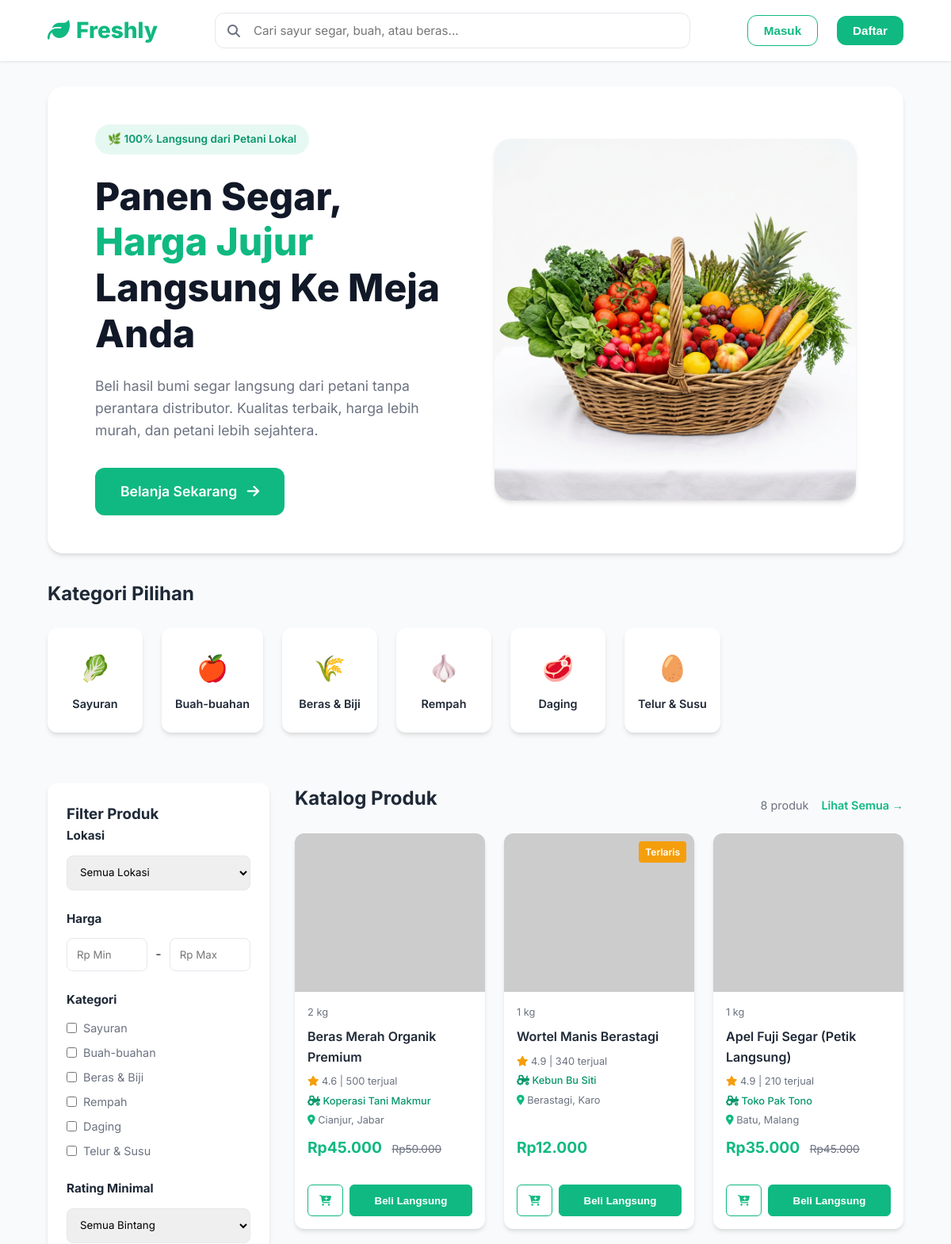
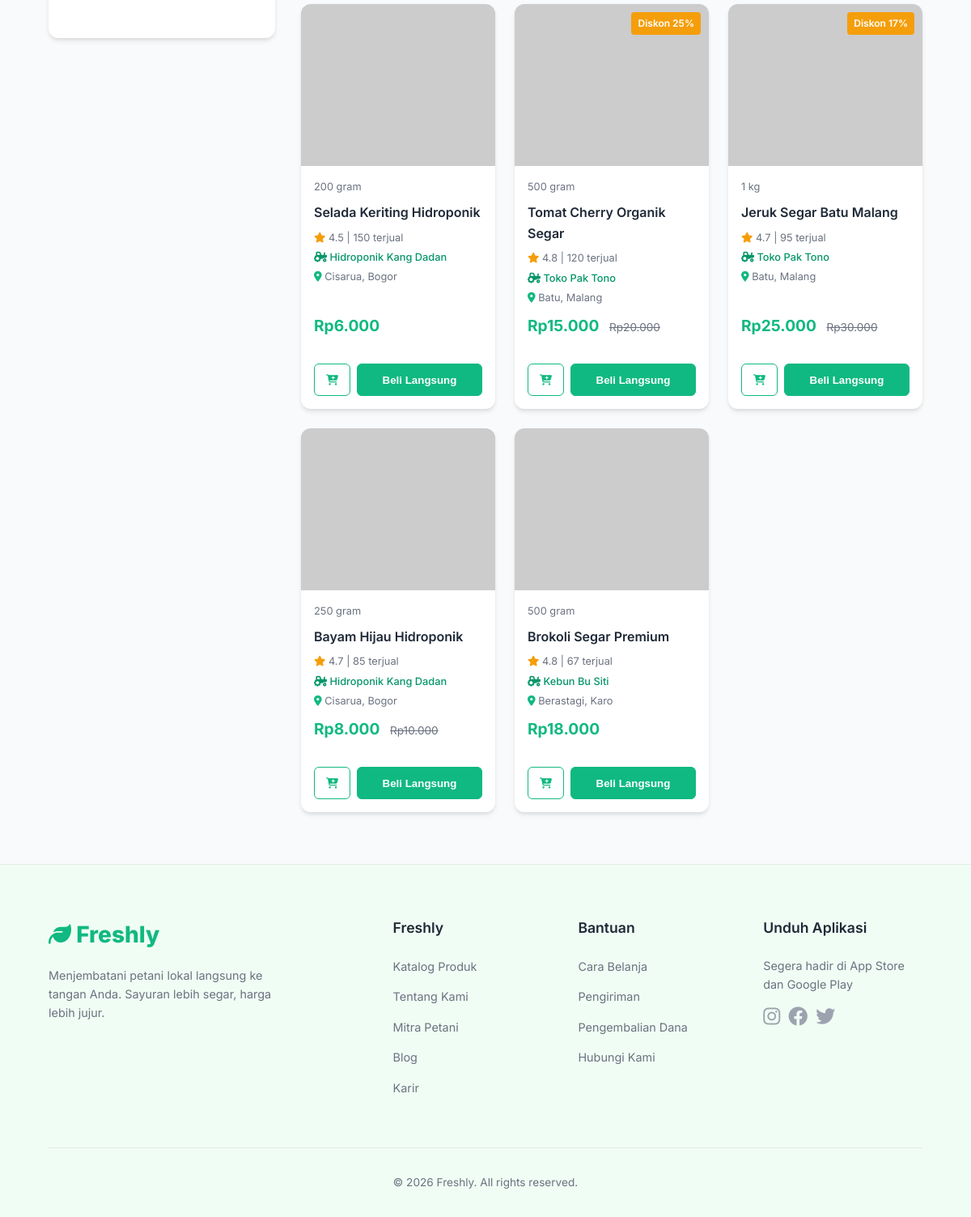
The page / on the database its author committed (2 pictures, top to bottom).
### tables this page shows
CREATE TABLE IF NOT EXISTS categories (
    id INT AUTO_INCREMENT PRIMARY KEY,
    name VARCHAR(100) NOT NULL,
    icon VARCHAR(10) NOT NULL COMMENT 'Emoji icon'
);

CREATE TABLE IF NOT EXISTS products (
    id INT AUTO_INCREMENT PRIMARY KEY,
    seller_id INT NOT NULL,
    category_id INT DEFAULT NULL,
    name VARCHAR(200) NOT NULL,
    weight VARCHAR(50) DEFAULT NULL,
    price INT NOT NULL DEFAULT 0,
    original_price INT DEFAULT NULL,
    stock INT NOT NULL DEFAULT 0,
    quality VARCHAR(100) DEFAULT NULL,
    harvest_method VARCHAR(100) DEFAULT NULL,
    description TEXT DEFAULT NULL,
    image_url VARCHAR(500) DEFAULT NULL,
    badge VARCHAR(50) DEFAULT NULL,
    preorder_available TINYINT(1) NOT NULL DEFAULT 0,
    preorder_date DATE DEFAULT NULL,
    rating_avg DECIMAL(2,1) NOT NULL DEFAULT 0.0,
    sold_count INT NOT NULL DEFAULT 0,
    is_active TINYINT(1) NOT NULL DEFAULT 1,
    created_at DATETIME NOT NULL DEFAULT CURRENT_TIMESTAMP,
    updated_at DATETIME NOT NULL DEFAULT CURRENT_TIMESTAMP ON UPDATE CURRENT_TIMESTAMP,
    FOREIGN KEY (seller_id) REFERENCES users(id) ON DELETE CASCADE,
    FOREIGN KEY (category_id) REFERENCES categories(id) ON DELETE SET NULL
);

CREATE TABLE IF NOT EXISTS users (
    id INT AUTO_INCREMENT PRIMARY KEY,
    name VARCHAR(100) NOT NULL,
    email VARCHAR(150) NOT NULL UNIQUE,
    password_hash VARCHAR(255) NOT NULL,
    phone VARCHAR(30) DEFAULT NULL,
    address TEXT DEFAULT NULL,
    role ENUM('buyer', 'seller', 'admin') NOT NULL DEFAULT 'buyer',
    seller_status ENUM('pending', 'approved', 'rejected') DEFAULT NULL,
    avatar_url VARCHAR(500) DEFAULT NULL,
    store_name VARCHAR(150) DEFAULT NULL,
    store_location VARCHAR(200) DEFAULT NULL,
    created_at DATETIME NOT NULL DEFAULT CURRENT_TIMESTAMP,
    updated_at DATETIME NOT NULL DEFAULT CURRENT_TIMESTAMP ON UPDATE CURRENT_TIMESTAMP
);

### includes/helpers.php (called while the page is built, shortened)
<?php
function formatRupiah(int $amount): string {
    return "Rp" . number_format($amount, 0, ',', '.');
}
function sanitize(string $input): string {
    return htmlspecialchars(trim($input), ENT_QUOTES, 'UTF-8');
}
function getProductImage(string $imageUrl): string {
    if (str_starts_with($imageUrl, 'http')) {
        return $imageUrl;
    }
    return BASE_URL . '/uploads/products/' . $imageUrl;
}

### index.php (the view, shortened to what this page needs)
<?php
require_once __DIR__ . '/includes/helpers.php';
$db = getDB();
$search = trim($_GET['search'] ?? '');
$categoryFilters = $_GET['category'] ?? [];
$categoryFilters = array_map('intval', $categoryFilters);
$categoryFilters = array_filter($categoryFilters, fn($v) => $v > 0);
$minPrice = (int) ($_GET['min_price'] ?? 0);
$maxPrice = (int) ($_GET['max_price'] ?? 0);
$where = ["p.is_active = 1"];
$params = [];
$whereClause = implode(' AND ', $where);
$stmt = $db->prepare("
    SELECT p.*, u.name as farmer_name, u.store_name, u.store_location,
           c.name as category_name, c.icon as category_icon
    FROM products p JOIN users u ON p.seller_id = u.id
    LEFT JOIN categories c ON p.category_id = c.id
    WHERE {$whereClause} ORDER BY p.sold_count DESC LIMIT 20
");
$stmt->execute($params);
$products = $stmt->fetchAll();
$categories = $db->query("SELECT * FROM categories ORDER BY id")->fetchAll();
?>
<!DOCTYPE html>
<html lang="id">
<head>
    <link rel="stylesheet" href="https://cdnjs.cloudflare.com/ajax/libs/font-awesome/6.4.0/css/all.min.css">
    <link rel="stylesheet" href="assets/css/style.css">
</head>
<body>
    <?php $navbarType = 'full'; include __DIR__ . '/includes/navbar.php'; ?>
    <section class="hero">
        <div class="hero-content">
            <div class="hero-badge">🌿 100% Langsung dari Petani Lokal</div>
            <h1 class="hero-title">Panen Segar, <span>Harga Jujur</span> Langsung Ke Meja Anda</h1>
            <p class="hero-subtitle">Beli hasil bumi segar langsung dari petani tanpa perantara distributor. Kualitas terbaik, harga lebih murah, dan petani lebih sejahtera.</p>
            <a href="#katalog" class="btn btn-primary" style="padding:1rem 2rem;font-size:1.1rem;text-decoration:none;display:inline-block;">Belanja Sekarang <i class="fa-solid fa-arrow-right" style="margin-left:8px;"></i></a>
        </div>
        <div class="hero-image-wrapper">
            <img src="assets/images/hero_image.png" alt="Sayuran Segar" class="hero-image" onerror="this.src='https://images.unsplash.com/photo-1542838132-92c53300491e?q=80&w=800&auto=format&fit=crop'">
        </div>
    </section>
    <div class="section-header"><h2 class="section-title">Kategori Pilihan</h2></div>
    <div class="categories">
        <?php foreach($categories as $cat): ?>
        <a href="<?= BASE_URL ?>/index.php?category[]=<?= $cat['id'] ?>#katalog" class="category-card" style="text-decoration:none;color:inherit;<?= in_array($cat['id'], $categoryFilters) ? 'border-color:var(--primary-color);' : '' ?>">
            <div class="category-icon"><?= $cat['icon'] ?></div>
            <div class="category-name"><?= sanitize($cat['name']) ?></div>
        </a>
        <?php endforeach; ?>
    </div>
    <div class="catalog-section" id="katalog">
        <aside class="sidebar-filter">
            <h3>Filter Produk</h3>
            <form action="" method="GET" id="filterForm">
                <div class="filter-group">
                    <h4>Lokasi</h4>
                    <select class="filter-select auto-filter" name="location">
                        <option value="">Semua Lokasi</option>
                    </select>
                </div>
                <div class="filter-group">
                    <h4>Harga</h4>
                    <div class="price-range">
                        <input type="number" name="min_price" placeholder="Rp Min" class="filter-input auto-filter-delay" value="<?= $minPrice?:''; ?>">
                        <span>-</span>
                        <input type="number" name="max_price" placeholder="Rp Max" class="filter-input auto-filter-delay" value="<?= $maxPrice?:''; ?>">
                    </div>
                </div>
                <div class="filter-group">
                    <h4>Kategori</h4>
                    <?php foreach($categories as $cat): ?>
                    <label><input type="checkbox" name="category[]" value="<?= $cat['id'] ?>" class="auto-filter" <?= in_array($cat['id'], $categoryFilters)?'checked':'' ?>> <?= sanitize($cat['name']) ?></label>
                    <?php endforeach; ?>
                </div>
                <div class="filter-group">
                    <h4>Rating Minimal</h4>
                    <select class="filter-select auto-filter" name="min_rating">
                        <option value="0">Semua Bintang</option>
                    </select>
                </div>
            </form>
        </aside>
        <div class="catalog-content">
            <div class="section-header" style="padding:0;margin-bottom:1.5rem;">
                <h2 class="section-title"><?php if($search): ?>Hasil: "<?= sanitize($search) ?>"<?php else: ?>Katalog Produk<?php endif; ?></h2>
                <div style="display:flex;align-items:center;gap:1rem;">
                    <span style="color:var(--text-muted);font-size:0.9rem;"><?= count($products) ?> produk</span>
                    <a href="<?= BASE_URL ?>/catalog.php" style="color:var(--primary-color);font-weight:600;font-size:0.9rem;">Lihat Semua →</a>
                </div>
            </div>
            <?php if(empty($products)): ?>
            <div style="text-align:center;padding:4rem 2rem;color:var(--text-muted);">
                <i class="fa-solid fa-search" style="font-size:3rem;margin-bottom:1rem;display:block;opacity:0.3;"></i>
                <h3>Produk tidak ditemukan</h3><p>Coba ubah filter atau kata kunci.</p>
            </div>
            <?php else: ?>
            <div class="products">
                <?php foreach($products as $prod): ?>
                <div class="product-card">
                    <div class="product-img-wrapper">
                        <?php if($prod['badge']): ?>
                        <div class="product-badge" style="position:absolute;top:10px;right:10px;background:var(--secondary-color);color:white;padding:0.25rem 0.5rem;border-radius:4px;font-size:0.75rem;font-weight:600;z-index:10;"><?= sanitize($prod['badge']) ?></div>
                        <?php endif; ?>
                        <img src="<?= getProductImage($prod['image_url']??'') ?>" alt="<?= sanitize($prod['name']) ?>" class="product-img" onerror="this.src='https://via.placeholder.com/400x300?text=Freshly'">
                    </div>
                    <div class="product-info">
                        <span class="product-weight"><?= sanitize($prod['weight']??'') ?></span>
                        <h3 class="product-title"><?= sanitize($prod['name']) ?></h3>
                        <div style="font-size:0.8rem;color:var(--text-muted);margin-bottom:0.25rem;">
                            <i class="fa-solid fa-star" style="color:#f59e0b;"></i> <?= number_format($prod['rating_avg'],1) ?> | <?= $prod['sold_count'] ?> terjual
                        </div>
                        <span class="farmer-name" style="margin-bottom:0.25rem;"><i class="fa-solid fa-tractor"></i> <?= sanitize($prod['store_name']??$prod['farmer_name']) ?></span>
                        <div style="font-size:0.8rem;color:var(--text-muted);margin-bottom:0.5rem;">
                            <i class="fa-solid fa-location-dot" style="color:var(--primary-color);"></i> <?= sanitize($prod['store_location']??'') ?>
                        </div>
                        <div class="product-price">
                            <?= formatRupiah($prod['price']) ?>
                            <?php if($prod['original_price']): ?><del><?= formatRupiah($prod['original_price']) ?></del><?php endif; ?>
                        </div>
                        <div class="product-actions">
                            <button class="btn-add" title="Tambah ke Keranjang" data-product-id="<?= $prod['id'] ?>"><i class="fa-solid fa-cart-plus"></i></button>
                            <button class="btn-buy" onclick="window.location.href='product.php?id=<?= $prod['id'] ?>'">Beli Langsung</button>
                        </div>
                    </div>
                </div>
                <?php endforeach; ?>
            </div>
            <?php endif; ?>
        </div>
    </div>
    <?php include __DIR__ . '/includes/footer.php'; ?>
</body>
</html>

### rows shown on the page
categories: icon "🥬", name "Sayuran"
categories: icon "🍎", name "Buah-buahan"
categories: icon "🌾", name "Beras & Biji"
categories: icon "🧄", name "Rempah"
categories: icon "🥩", name "Daging"
categories: icon "🥚", name "Telur & Susu"
products: weight "2 kg", name "Beras Merah Organik Premium", rating_avg "4.6", sold_count "500", seller.store_name "Koperasi Tani Makmur", seller.store_location "Cianjur, Jabar", price "Rp45.000", original_price "Rp50.000"
products: badge "Terlaris", weight "1 kg", name "Wortel Manis Berastagi", rating_avg "4.9", sold_count "340", seller.store_name "Kebun Bu Siti", seller.store_location "Berastagi, Karo", price "Rp12.000"
products: weight "1 kg", name "Apel Fuji Segar (Petik Langsung)", rating_avg "4.9", sold_count "210", seller.store_name "Toko Pak Tono", seller.store_location "Batu, Malang", price "Rp35.000", original_price "Rp45.000"
products: weight "200 gram", name "Selada Keriting Hidroponik", rating_avg "4.5", sold_count "150", seller.store_name "Hidroponik Kang Dadan", seller.store_location "Cisarua, Bogor", price "Rp6.000"
products: badge "Diskon 25%", weight "500 gram", name "Tomat Cherry Organik Segar", rating_avg "4.8", sold_count "120", seller.store_name "Toko Pak Tono", seller.store_location "Batu, Malang", price "Rp15.000", original_price "Rp20.000"
products: badge "Diskon 17%", weight "1 kg", name "Jeruk Segar Batu Malang", rating_avg "4.7", sold_count "95", seller.store_name "Toko Pak Tono", seller.store_location "Batu, Malang", price "Rp25.000", original_price "Rp30.000"
products: weight "250 gram", name "Bayam Hijau Hidroponik", rating_avg "4.7", sold_count "85", seller.store_name "Hidroponik Kang Dadan", seller.store_location "Cisarua, Bogor", price "Rp8.000", original_price "Rp10.000"
products: weight "500 gram", name "Brokoli Segar Premium", rating_avg "4.8", sold_count "67", seller.store_name "Kebun Bu Siti", seller.store_location "Berastagi, Karo", price "Rp18.000"

### other values the page prints
count($products) "8"
